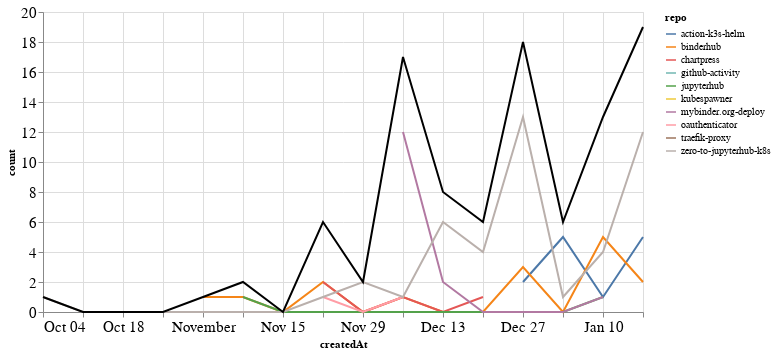

This figure's notebook cell:
### Markdown cell above
### PRs

### Code cell
prs_time = prs.groupby('repo').resample('W', on='createdAt').count()['author'].reset_index()
prs_time = prs_time.rename(columns={'author': 'count'})
prs_time_total = prs_time.groupby('createdAt').agg({"count": "sum"}).reset_index()

ch1 = alt.Chart(prs_time, width=600).mark_line().encode(
    x='createdAt',
    y='count',
    color='repo',
    tooltip="repo"
)

ch2 = alt.Chart(prs_time_total, width=600).mark_line(color="black").encode(
    x='createdAt',
    y='count',
)

ch1 + ch2

### Figure 1 — Vega-Lite specification as saved in the notebook (floating-point values rounded to 4 significant figures)
{"config": {"axisLeft": {"labelFontSize": 15}, "axisBottom": {"labelFontSize": 15}}, "layer": [{"data": {"name": "data-249d722398ef3c9367b8fec01c65b5c8"}, "mark": "line", "encoding": {"color": {"type": "nominal", "field": "repo"}, "tooltip": {"type": "nominal", "field": "repo"}, "x": {"type": "temporal", "field": "createdAt"}, "y": {"type": "quantitative", "field": "count"}}, "width": 600}, {"data": {"name": "data-d172b1108a261bb474395608368d0332"}, "mark": {"type": "line", "color": "black"}, "encoding": {"x": {"type": "temporal", "field": "createdAt"}, "y": {"type": "quantitative", "field": "count"}}, "width": 600}], "$schema": "https://vega.github.io/schema/vega-lite/v4.8.1.json", "datasets": {"data-249d722398ef3c9367b8fec01c65b5c8": [{"repo": "action-k3s-helm", "createdAt": "2020-12-27T00:00:00", "count": 2}, {"repo": "action-k3s-helm", "createdAt": "2021-01-03T00:00:00", "count": 5}, {"repo": "action-k3s-helm", "createdAt": "2021-01-10T00:00:00", "count": 1}, {"repo": "action-k3s-helm", "createdAt": "2021-01-17T00:00:00", "count": 5}, {"repo": "binderhub", "createdAt": "2020-11-01T00:00:00", "count": 1}, {"repo": "binderhub", "createdAt": "2020-11-08T00:00:00", "count": 1}, {"repo": "binderhub", "createdAt": "2020-11-15T00:00:00", "count": 0}, {"repo": "binderhub", "createdAt": "2020-11-22T00:00:00", "count": 2}, {"repo": "binderhub", "createdAt": "2020-11-29T00:00:00", "count": 0}, {"repo": "binderhub", "createdAt": "2020-12-06T00:00:00", "count": 1}, {"repo": "binderhub", "createdAt": "2020-12-13T00:00:00", "count": 0}, {"repo": "binderhub", "createdAt": "2020-12-20T00:00:00", "count": 0}, {"repo": "binderhub", "createdAt": "2020-12-27T00:00:00", "count": 3}, {"repo": "binderhub", "createdAt": "2021-01-03T00:00:00", "count": 0}, {"repo": "binderhub", "createdAt": "2021-01-10T00:00:00", "count": 5}, {"repo": "binderhub", "createdAt": "2021-01-17T00:00:00", "count": 2}, {"repo": "chartpress", "createdAt": "2020-11-22T00:00:00", "count": 2}, {"repo": "chartpress", "createdAt": "2020-11-29T00:00:00", "count": 0}, {"repo": "chartpress", "createdAt": "2020-12-06T00:00:00", "count": 1}, {"repo": "chartpress", "createdAt": "2020-12-13T00:00:00", "count": 0}, {"repo": "chartpress", "createdAt": "2020-12-20T00:00:00", "count": 1}, {"repo": "github-activity", "createdAt": "2021-01-10T00:00:00", "count": 1}, {"repo": "jupyterhub", "createdAt": "2020-11-08T00:00:00", "count": 1}, {"repo": "jupyterhub", "createdAt": "2020-11-15T00:00:00", "count": 0}, {"repo": "jupyterhub", "createdAt": "2020-11-22T00:00:00", "count": 0}, {"repo": "jupyterhub", "createdAt": "2020-11-29T00:00:00", "count": 0}, {"repo": "jupyterhub", "createdAt": "2020-12-06T00:00:00", "count": 0}, {"repo": "jupyterhub", "createdAt": "2020-12-13T00:00:00", "count": 0}, {"repo": "jupyterhub", "createdAt": "2020-12-20T00:00:00", "count": 0}, {"repo": "jupyterhub", "createdAt": "2020-12-27T00:00:00", "count": 0}, {"repo": "jupyterhub", "createdAt": "2021-01-03T00:00:00", "count": 0}, {"repo": "jupyterhub", "createdAt": "2021-01-10T00:00:00", "count": 1}, {"repo": "kubespawner", "createdAt": "2020-12-20T00:00:00", "count": 1}, {"repo": "mybinder.org-deploy", "createdAt": "2020-12-06T00:00:00", "count": 12}, {"repo": "mybinder.org-deploy", "createdAt": "2020-12-13T00:00:00", "count": 2}, {"repo": "mybinder.org-deploy", "createdAt": "2020-12-20T00:00:00", "count": 0}, {"repo": "mybinder.org-deploy", "createdAt": "2020-12-27T00:00:00", "count": 0}, {"repo": "mybinder.org-deploy", "createdAt": "2021-01-03T00:00:00", "count": 0}, {"repo": "mybinder.org-deploy", "createdAt": "2021-01-10T00:00:00", "count": 1}, {"repo": "oauthenticator", "createdAt": "2020-11-22T00:00:00", "count": 1}, {"repo": "oauthenticator", "createdAt": "2020-11-29T00:00:00", "count": 0}, {"repo": "oauthenticator", "createdAt": "2020-12-06T00:00:00", "count": 1}, {"repo": "traefik-proxy", "createdAt": "2020-12-06T00:00:00", "count": 1}, {"repo": "zero-to-jupyterhub-k8s", "createdAt": "2020-10-04T00:00:00", "count": 1}, {"repo": "zero-to-jupyterhub-k8s", "createdAt": "2020-10-11T00:00:00", "count": 0}, {"repo": "zero-to-jupyterhub-k8s", "createdAt": "2020-10-18T00:00:00", "count": 0}, {"repo": "zero-to-jupyterhub-k8s", "createdAt": "2020-10-25T00:00:00", "count": 0}, {"repo": "zero-to-jupyterhub-k8s", "createdAt": "2020-11-01T00:00:00", "count": 0}, {"repo": "zero-to-jupyterhub-k8s", "createdAt": "2020-11-08T00:00:00", "count": 0}, {"repo": "zero-to-jupyterhub-k8s", "createdAt": "2020-11-15T00:00:00", "count": 0}, {"repo": "zero-to-jupyterhub-k8s", "createdAt": "2020-11-22T00:00:00", "count": 1}, {"repo": "zero-to-jupyterhub-k8s", "createdAt": "2020-11-29T00:00:00", "count": 2}, {"repo": "zero-to-jupyterhub-k8s", "createdAt": "2020-12-06T00:00:00", "count": 1}, {"repo": "zero-to-jupyterhub-k8s", "createdAt": "2020-12-13T00:00:00", "count": 6}, {"repo": "zero-to-jupyterhub-k8s", "createdAt": "2020-12-20T00:00:00", "count": 4}, {"repo": "zero-to-jupyterhub-k8s", "createdAt": "2020-12-27T00:00:00", "count": 13}, {"repo": "zero-to-jupyterhub-k8s", "createdAt": "2021-01-03T00:00:00", "count": 1}, {"repo": "zero-to-jupyterhub-k8s", "createdAt": "2021-01-10T00:00:00", "count": 4}, {"repo": "zero-to-jupyterhub-k8s", "createdAt": "2021-01-17T00:00:00", "count": 12}], "data-d172b1108a261bb474395608368d0332": [{"createdAt": "2020-10-04T00:00:00", "count": 1}, {"createdAt": "2020-10-11T00:00:00", "count": 0}, {"createdAt": "2020-10-18T00:00:00", "count": 0}, {"createdAt": "2020-10-25T00:00:00", "count": 0}, {"createdAt": "2020-11-01T00:00:00", "count": 1}, {"createdAt": "2020-11-08T00:00:00", "count": 2}, {"createdAt": "2020-11-15T00:00:00", "count": 0}, {"createdAt": "2020-11-22T00:00:00", "count": 6}, {"createdAt": "2020-11-29T00:00:00", "count": 2}, {"createdAt": "2020-12-06T00:00:00", "count": 17}, {"createdAt": "2020-12-13T00:00:00", "count": 8}, {"createdAt": "2020-12-20T00:00:00", "count": 6}, {"createdAt": "2020-12-27T00:00:00", "count": 18}, {"createdAt": "2021-01-03T00:00:00", "count": 6}, {"createdAt": "2021-01-10T00:00:00", "count": 13}, {"createdAt": "2021-01-17T00:00:00", "count": 19}]}}
